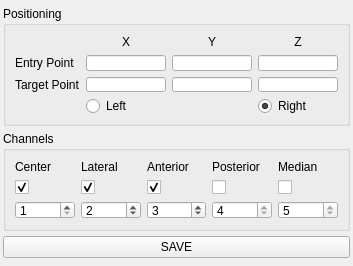
<?xml version="1.0" encoding="UTF-8"?>
<ui version="4.0">
 <class>MEROptions</class>
 <widget class="QDockWidget" name="MEROptions">
  <property name="geometry">
   <rect>
    <x>0</x>
    <y>0</y>
    <width>353</width>
    <height>266</height>
   </rect>
  </property>
  <property name="minimumSize">
   <size>
    <width>353</width>
    <height>266</height>
   </size>
  </property>
  <property name="maximumSize">
   <size>
    <width>353</width>
    <height>266</height>
   </size>
  </property>
  <property name="allowedAreas">
   <set>Qt::NoDockWidgetArea</set>
  </property>
  <property name="windowTitle">
   <string>MER Options</string>
  </property>
  <widget class="QWidget" name="dockWidgetContents">
   <layout class="QVBoxLayout" name="verticalLayout">
    <property name="spacing">
     <number>2</number>
    </property>
    <property name="leftMargin">
     <number>3</number>
    </property>
    <property name="topMargin">
     <number>3</number>
    </property>
    <property name="rightMargin">
     <number>3</number>
    </property>
    <property name="bottomMargin">
     <number>3</number>
    </property>
    <item>
     <widget class="QGroupBox" name="groupBox">
      <property name="maximumSize">
       <size>
        <width>16777215</width>
        <height>120</height>
       </size>
      </property>
      <property name="title">
       <string>Positioning</string>
      </property>
      <layout class="QGridLayout" name="gridLayout">
       <item row="0" column="4">
        <widget class="QLabel" name="label_4">
         <property name="text">
          <string>Z</string>
         </property>
         <property name="alignment">
          <set>Qt::AlignCenter</set>
         </property>
        </widget>
       </item>
       <item row="1" column="0">
        <widget class="QLabel" name="label">
         <property name="text">
          <string>Entry Point</string>
         </property>
        </widget>
       </item>
       <item row="1" column="3">
        <widget class="QLineEdit" name="ey">
         <property name="text">
          <string/>
         </property>
        </widget>
       </item>
       <item row="1" column="4">
        <widget class="QLineEdit" name="ez">
         <property name="text">
          <string/>
         </property>
        </widget>
       </item>
       <item row="0" column="3">
        <widget class="QLabel" name="label_3">
         <property name="text">
          <string>Y</string>
         </property>
         <property name="alignment">
          <set>Qt::AlignCenter</set>
         </property>
        </widget>
       </item>
       <item row="2" column="4">
        <widget class="QLineEdit" name="tz">
         <property name="text">
          <string/>
         </property>
        </widget>
       </item>
       <item row="0" column="1">
        <widget class="QLabel" name="label_2">
         <property name="maximumSize">
          <size>
           <width>16777215</width>
           <height>20</height>
          </size>
         </property>
         <property name="text">
          <string>X</string>
         </property>
         <property name="alignment">
          <set>Qt::AlignCenter</set>
         </property>
        </widget>
       </item>
       <item row="2" column="3">
        <widget class="QLineEdit" name="ty">
         <property name="text">
          <string/>
         </property>
        </widget>
       </item>
       <item row="2" column="1">
        <widget class="QLineEdit" name="tx">
         <property name="text">
          <string/>
         </property>
        </widget>
       </item>
       <item row="2" column="0">
        <widget class="QLabel" name="label_5">
         <property name="text">
          <string>Target Point</string>
         </property>
        </widget>
       </item>
       <item row="3" column="1">
        <widget class="QRadioButton" name="radioLeft">
         <property name="text">
          <string>Left</string>
         </property>
        </widget>
       </item>
       <item row="3" column="4">
        <widget class="QRadioButton" name="radioRight">
         <property name="text">
          <string>Right</string>
         </property>
         <property name="checked">
          <bool>true</bool>
         </property>
        </widget>
       </item>
       <item row="1" column="1">
        <widget class="QLineEdit" name="ex">
         <property name="text">
          <string/>
         </property>
        </widget>
       </item>
      </layout>
     </widget>
    </item>
    <item>
     <widget class="QGroupBox" name="groupBox_2">
      <property name="maximumSize">
       <size>
        <width>16777215</width>
        <height>100</height>
       </size>
      </property>
      <property name="title">
       <string>Channels</string>
      </property>
      <layout class="QGridLayout" name="gridLayout_2">
       <item row="1" column="1">
        <widget class="QCheckBox" name="latCheck">
         <property name="text">
          <string/>
         </property>
         <property name="checked">
          <bool>true</bool>
         </property>
        </widget>
       </item>
       <item row="0" column="4">
        <widget class="QLabel" name="label_10">
         <property name="text">
          <string>Median</string>
         </property>
        </widget>
       </item>
       <item row="0" column="3">
        <widget class="QLabel" name="label_9">
         <property name="text">
          <string>Posterior</string>
         </property>
        </widget>
       </item>
       <item row="0" column="2">
        <widget class="QLabel" name="label_8">
         <property name="text">
          <string>Anterior</string>
         </property>
        </widget>
       </item>
       <item row="0" column="0">
        <widget class="QLabel" name="label_6">
         <property name="text">
          <string>Center</string>
         </property>
        </widget>
       </item>
       <item row="0" column="1">
        <widget class="QLabel" name="label_7">
         <property name="text">
          <string>Lateral</string>
         </property>
        </widget>
       </item>
       <item row="1" column="0">
        <widget class="QCheckBox" name="cenCheck">
         <property name="text">
          <string/>
         </property>
         <property name="checked">
          <bool>true</bool>
         </property>
        </widget>
       </item>
       <item row="1" column="3">
        <widget class="QCheckBox" name="posCheck">
         <property name="text">
          <string/>
         </property>
         <property name="checkable">
          <bool>false</bool>
         </property>
        </widget>
       </item>
       <item row="1" column="2">
        <widget class="QCheckBox" name="antCheck">
         <property name="text">
          <string/>
         </property>
         <property name="checked">
          <bool>true</bool>
         </property>
        </widget>
       </item>
       <item row="1" column="4">
        <widget class="QCheckBox" name="medCheck">
         <property name="text">
          <string/>
         </property>
         <property name="checkable">
          <bool>false</bool>
         </property>
        </widget>
       </item>
       <item row="2" column="0">
        <widget class="QSpinBox" name="cenSpin">
         <property name="minimum">
          <number>1</number>
         </property>
         <property name="maximum">
          <number>5</number>
         </property>
        </widget>
       </item>
       <item row="2" column="1">
        <widget class="QSpinBox" name="latSpin">
         <property name="minimum">
          <number>1</number>
         </property>
         <property name="maximum">
          <number>5</number>
         </property>
         <property name="value">
          <number>2</number>
         </property>
        </widget>
       </item>
       <item row="2" column="2">
        <widget class="QSpinBox" name="antSpin">
         <property name="minimum">
          <number>1</number>
         </property>
         <property name="maximum">
          <number>5</number>
         </property>
         <property name="value">
          <number>3</number>
         </property>
        </widget>
       </item>
       <item row="2" column="3">
        <widget class="QSpinBox" name="posSpin">
         <property name="readOnly">
          <bool>true</bool>
         </property>
         <property name="minimum">
          <number>1</number>
         </property>
         <property name="maximum">
          <number>5</number>
         </property>
         <property name="value">
          <number>4</number>
         </property>
        </widget>
       </item>
       <item row="2" column="4">
        <widget class="QSpinBox" name="medSpin">
         <property name="readOnly">
          <bool>true</bool>
         </property>
         <property name="minimum">
          <number>1</number>
         </property>
         <property name="maximum">
          <number>5</number>
         </property>
         <property name="value">
          <number>5</number>
         </property>
        </widget>
       </item>
      </layout>
     </widget>
    </item>
    <item>
     <widget class="QPushButton" name="saveButton">
      <property name="text">
       <string>SAVE</string>
      </property>
     </widget>
    </item>
   </layout>
  </widget>
 </widget>
 <resources/>
 <connections/>
</ui>
